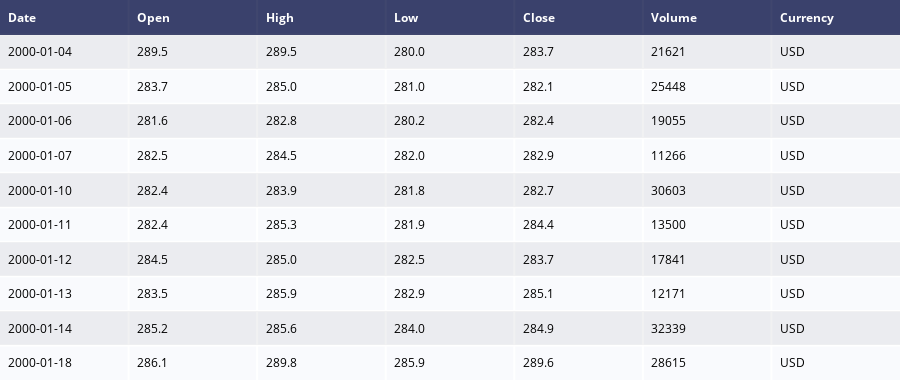

Notebook cell for this chart:
### Code cell
#Importing data
df = pd.read_csv("../data/gold.csv")
fig = figfac.create_table(df.head(n = 10))
fig.show()

### Figure 1 — Plotly figure (JSON) as saved in the notebook; plotly's stock layout.template omitted (floating-point values rounded to 4 significant figures)
{"data": [{"colorscale": [[0, "#00083e"], [0.5, "#ededee"], [1, "#ffffff"]], "hoverinfo": "none", "opacity": 0.75, "showscale": false, "type": "heatmap", "z": [[0, 0, 0, 0, 0, 0, 0], [0.5, 0.5, 0.5, 0.5, 0.5, 0.5, 0.5], [1, 1, 1, 1, 1, 1, 1], [0.5, 0.5, 0.5, 0.5, 0.5, 0.5, 0.5], [1, 1, 1, 1, 1, 1, 1], [0.5, 0.5, 0.5, 0.5, 0.5, 0.5, 0.5], [1, 1, 1, 1, 1, 1, 1], [0.5, 0.5, 0.5, 0.5, 0.5, 0.5, 0.5], [1, 1, 1, 1, 1, 1, 1], [0.5, 0.5, 0.5, 0.5, 0.5, 0.5, 0.5], [1, 1, 1, 1, 1, 1, 1]]}], "layout": {"annotations": [{"align": "left", "font": {"color": "#ffffff"}, "showarrow": false, "text": "<b>Date</b>", "x": -0.45, "xanchor": "left", "xref": "x", "y": 0, "yref": "y"}, {"align": "left", "font": {"color": "#ffffff"}, "showarrow": false, "text": "<b>Open</b>", "x": 0.55, "xanchor": "left", "xref": "x", "y": 0, "yref": "y"}, {"align": "left", "font": {"color": "#ffffff"}, "showarrow": false, "text": "<b>High</b>", "x": 1.55, "xanchor": "left", "xref": "x", "y": 0, "yref": "y"}, {"align": "left", "font": {"color": "#ffffff"}, "showarrow": false, "text": "<b>Low</b>", "x": 2.55, "xanchor": "left", "xref": "x", "y": 0, "yref": "y"}, {"align": "left", "font": {"color": "#ffffff"}, "showarrow": false, "text": "<b>Close</b>", "x": 3.55, "xanchor": "left", "xref": "x", "y": 0, "yref": "y"}, {"align": "left", "font": {"color": "#ffffff"}, "showarrow": false, "text": "<b>Volume</b>", "x": 4.55, "xanchor": "left", "xref": "x", "y": 0, "yref": "y"}, {"align": "left", "font": {"color": "#ffffff"}, "showarrow": false, "text": "<b>Currency</b>", "x": 5.55, "xanchor": "left", "xref": "x", "y": 0, "yref": "y"}, {"align": "left", "font": {"color": "#000000"}, "showarrow": false, "text": "2000-01-04", "x": -0.45, "xanchor": "left", "xref": "x", "y": 1, "yref": "y"}, {"align": "left", "font": {"color": "#000000"}, "showarrow": false, "text": "289.5", "x": 0.55, "xanchor": "left", "xref": "x", "y": 1, "yref": "y"}, {"align": "left", "font": {"color": "#000000"}, "showarrow": false, "text": "289.5", "x": 1.55, "xanchor": "left", "xref": "x", "y": 1, "yref": "y"}, {"align": "left", "font": {"color": "#000000"}, "showarrow": false, "text": "280.0", "x": 2.55, "xanchor": "left", "xref": "x", "y": 1, "yref": "y"}, {"align": "left", "font": {"color": "#000000"}, "showarrow": false, "text": "283.7", "x": 3.55, "xanchor": "left", "xref": "x", "y": 1, "yref": "y"}, {"align": "left", "font": {"color": "#000000"}, "showarrow": false, "text": "21621", "x": 4.55, "xanchor": "left", "xref": "x", "y": 1, "yref": "y"}, {"align": "left", "font": {"color": "#000000"}, "showarrow": false, "text": "USD", "x": 5.55, "xanchor": "left", "xref": "x", "y": 1, "yref": "y"}, {"align": "left", "font": {"color": "#000000"}, "showarrow": false, "text": "2000-01-05", "x": -0.45, "xanchor": "left", "xref": "x", "y": 2, "yref": "y"}, {"align": "left", "font": {"color": "#000000"}, "showarrow": false, "text": "283.7", "x": 0.55, "xanchor": "left", "xref": "x", "y": 2, "yref": "y"}, {"align": "left", "font": {"color": "#000000"}, "showarrow": false, "text": "285.0", "x": 1.55, "xanchor": "left", "xref": "x", "y": 2, "yref": "y"}, {"align": "left", "font": {"color": "#000000"}, "showarrow": false, "text": "281.0", "x": 2.55, "xanchor": "left", "xref": "x", "y": 2, "yref": "y"}, {"align": "left", "font": {"color": "#000000"}, "showarrow": false, "text": "282.1", "x": 3.55, "xanchor": "left", "xref": "x", "y": 2, "yref": "y"}, {"align": "left", "font": {"color": "#000000"}, "showarrow": false, "text": "25448", "x": 4.55, "xanchor": "left", "xref": "x", "y": 2, "yref": "y"}, {"align": "left", "font": {"color": "#000000"}, "showarrow": false, "text": "USD", "x": 5.55, "xanchor": "left", "xref": "x", "y": 2, "yref": "y"}, {"align": "left", "font": {"color": "#000000"}, "showarrow": false, "text": "2000-01-06", "x": -0.45, "xanchor": "left", "xref": "x", "y": 3, "yref": "y"}, {"align": "left", "font": {"color": "#000000"}, "showarrow": false, "text": "281.6", "x": 0.55, "xanchor": "left", "xref": "x", "y": 3, "yref": "y"}, {"align": "left", "font": {"color": "#000000"}, "showarrow": false, "text": "282.8", "x": 1.55, "xanchor": "left", "xref": "x", "y": 3, "yref": "y"}, {"align": "left", "font": {"color": "#000000"}, "showarrow": false, "text": "280.2", "x": 2.55, "xanchor": "left", "xref": "x", "y": 3, "yref": "y"}, {"align": "left", "font": {"color": "#000000"}, "showarrow": false, "text": "282.4", "x": 3.55, "xanchor": "left", "xref": "x", "y": 3, "yref": "y"}, {"align": "left", "font": {"color": "#000000"}, "showarrow": false, "text": "19055", "x": 4.55, "xanchor": "left", "xref": "x", "y": 3, "yref": "y"}, {"align": "left", "font": {"color": "#000000"}, "showarrow": false, "text": "USD", "x": 5.55, "xanchor": "left", "xref": "x", "y": 3, "yref": "y"}, {"align": "left", "font": {"color": "#000000"}, "showarrow": false, "text": "2000-01-07", "x": -0.45, "xanchor": "left", "xref": "x", "y": 4, "yref": "y"}, {"align": "left", "font": {"color": "#000000"}, "showarrow": false, "text": "282.5", "x": 0.55, "xanchor": "left", "xref": "x", "y": 4, "yref": "y"}, {"align": "left", "font": {"color": "#000000"}, "showarrow": false, "text": "284.5", "x": 1.55, "xanchor": "left", "xref": "x", "y": 4, "yref": "y"}, {"align": "left", "font": {"color": "#000000"}, "showarrow": false, "text": "282.0", "x": 2.55, "xanchor": "left", "xref": "x", "y": 4, "yref": "y"}, {"align": "left", "font": {"color": "#000000"}, "showarrow": false, "text": "282.9", "x": 3.55, "xanchor": "left", "xref": "x", "y": 4, "yref": "y"}, {"align": "left", "font": {"color": "#000000"}, "showarrow": false, "text": "11266", "x": 4.55, "xanchor": "left", "xref": "x", "y": 4, "yref": "y"}, {"align": "left", "font": {"color": "#000000"}, "showarrow": false, "text": "USD", "x": 5.55, "xanchor": "left", "xref": "x", "y": 4, "yref": "y"}, {"align": "left", "font": {"color": "#000000"}, "showarrow": false, "text": "2000-01-10", "x": -0.45, "xanchor": "left", "xref": "x", "y": 5, "yref": "y"}, {"align": "left", "font": {"color": "#000000"}, "showarrow": false, "text": "282.4", "x": 0.55, "xanchor": "left", "xref": "x", "y": 5, "yref": "y"}, {"align": "left", "font": {"color": "#000000"}, "showarrow": false, "text": "283.9", "x": 1.55, "xanchor": "left", "xref": "x", "y": 5, "yref": "y"}, {"align": "left", "font": {"color": "#000000"}, "showarrow": false, "text": "281.8", "x": 2.55, "xanchor": "left", "xref": "x", "y": 5, "yref": "y"}, {"align": "left", "font": {"color": "#000000"}, "showarrow": false, "text": "282.7", "x": 3.55, "xanchor": "left", "xref": "x", "y": 5, "yref": "y"}, {"align": "left", "font": {"color": "#000000"}, "showarrow": false, "text": "30603", "x": 4.55, "xanchor": "left", "xref": "x", "y": 5, "yref": "y"}, {"align": "left", "font": {"color": "#000000"}, "showarrow": false, "text": "USD", "x": 5.55, "xanchor": "left", "xref": "x", "y": 5, "yref": "y"}, {"align": "left", "font": {"color": "#000000"}, "showarrow": false, "text": "2000-01-11", "x": -0.45, "xanchor": "left", "xref": "x", "y": 6, "yref": "y"}, {"align": "left", "font": {"color": "#000000"}, "showarrow": false, "text": "282.4", "x": 0.55, "xanchor": "left", "xref": "x", "y": 6, "yref": "y"}, {"align": "left", "font": {"color": "#000000"}, "showarrow": false, "text": "285.3", "x": 1.55, "xanchor": "left", "xref": "x", "y": 6, "yref": "y"}, {"align": "left", "font": {"color": "#000000"}, "showarrow": false, "text": "281.9", "x": 2.55, "xanchor": "left", "xref": "x", "y": 6, "yref": "y"}, {"align": "left", "font": {"color": "#000000"}, "showarrow": false, "text": "284.4", "x": 3.55, "xanchor": "left", "xref": "x", "y": 6, "yref": "y"}, {"align": "left", "font": {"color": "#000000"}, "showarrow": false, "text": "13500", "x": 4.55, "xanchor": "left", "xref": "x", "y": 6, "yref": "y"}, {"align": "left", "font": {"color": "#000000"}, "showarrow": false, "text": "USD", "x": 5.55, "xanchor": "left", "xref": "x", "y": 6, "yref": "y"}, {"align": "left", "font": {"color": "#000000"}, "showarrow": false, "text": "2000-01-12", "x": -0.45, "xanchor": "left", "xref": "x", "y": 7, "yref": "y"}, {"align": "left", "font": {"color": "#000000"}, "showarrow": false, "text": "284.5", "x": 0.55, "xanchor": "left", "xref": "x", "y": 7, "yref": "y"}, {"align": "left", "font": {"color": "#000000"}, "showarrow": false, "text": "285.0", "x": 1.55, "xanchor": "left", "xref": "x", "y": 7, "yref": "y"}, {"align": "left", "font": {"color": "#000000"}, "showarrow": false, "text": "282.5", "x": 2.55, "xanchor": "left", "xref": "x", "y": 7, "yref": "y"}, {"align": "left", "font": {"color": "#000000"}, "showarrow": false, "text": "283.7", "x": 3.55, "xanchor": "left", "xref": "x", "y": 7, "yref": "y"}, {"align": "left", "font": {"color": "#000000"}, "showarrow": false, "text": "17841", "x": 4.55, "xanchor": "left", "xref": "x", "y": 7, "yref": "y"}, {"align": "left", "font": {"color": "#000000"}, "showarrow": false, "text": "USD", "x": 5.55, "xanchor": "left", "xref": "x", "y": 7, "yref": "y"}, {"align": "left", "font": {"color": "#000000"}, "showarrow": false, "text": "2000-01-13", "x": -0.45, "xanchor": "left", "xref": "x", "y": 8, "yref": "y"}, {"align": "left", "font": {"color": "#000000"}, "showarrow": false, "text": "283.5", "x": 0.55, "xanchor": "left", "xref": "x", "y": 8, "yref": "y"}, {"align": "left", "font": {"color": "#000000"}, "showarrow": false, "text": "285.9", "x": 1.55, "xanchor": "left", "xref": "x", "y": 8, "yref": "y"}, {"align": "left", "font": {"color": "#000000"}, "showarrow": false, "text": "282.9", "x": 2.55, "xanchor": "left", "xref": "x", "y": 8, "yref": "y"}, {"align": "left", "font": {"color": "#000000"}, "showarrow": false, "text": "285.1", "x": 3.55, "xanchor": "left", "xref": "x", "y": 8, "yref": "y"}, {"align": "left", "font": {"color": "#000000"}, "showarrow": false, "text": "12171", "x": 4.55, "xanchor": "left", "xref": "x", "y": 8, "yref": "y"}, {"align": "left", "font": {"color": "#000000"}, "showarrow": false, "text": "USD", "x": 5.55, "xanchor": "left", "xref": "x", "y": 8, "yref": "y"}, {"align": "left", "font": {"color": "#000000"}, "showarrow": false, "text": "2000-01-14", "x": -0.45, "xanchor": "left", "xref": "x", "y": 9, "yref": "y"}, {"align": "left", "font": {"color": "#000000"}, "showarrow": false, "text": "285.2", "x": 0.55, "xanchor": "left", "xref": "x", "y": 9, "yref": "y"}, {"align": "left", "font": {"color": "#000000"}, "showarrow": false, "text": "285.6", "x": 1.55, "xanchor": "left", "xref": "x", "y": 9, "yref": "y"}, {"align": "left", "font": {"color": "#000000"}, "showarrow": false, "text": "284.0", "x": 2.55, "xanchor": "left", "xref": "x", "y": 9, "yref": "y"}, {"align": "left", "font": {"color": "#000000"}, "showarrow": false, "text": "284.9", "x": 3.55, "xanchor": "left", "xref": "x", "y": 9, "yref": "y"}, {"align": "left", "font": {"color": "#000000"}, "showarrow": false, "text": "32339", "x": 4.55, "xanchor": "left", "xref": "x", "y": 9, "yref": "y"}, {"align": "left", "font": {"color": "#000000"}, "showarrow": false, "text": "USD", "x": 5.55, "xanchor": "left", "xref": "x", "y": 9, "yref": "y"}, {"align": "left", "font": {"color": "#000000"}, "showarrow": false, "text": "2000-01-18", "x": -0.45, "xanchor": "left", "xref": "x", "y": 10, "yref": "y"}, {"align": "left", "font": {"color": "#000000"}, "showarrow": false, "text": "286.1", "x": 0.55, "xanchor": "left", "xref": "x", "y": 10, "yref": "y"}, {"align": "left", "font": {"color": "#000000"}, "showarrow": false, "text": "289.8", "x": 1.55, "xanchor": "left", "xref": "x", "y": 10, "yref": "y"}, {"align": "left", "font": {"color": "#000000"}, "showarrow": false, "text": "285.9", "x": 2.55, "xanchor": "left", "xref": "x", "y": 10, "yref": "y"}, {"align": "left", "font": {"color": "#000000"}, "showarrow": false, "text": "289.6", "x": 3.55, "xanchor": "left", "xref": "x", "y": 10, "yref": "y"}, {"align": "left", "font": {"color": "#000000"}, "showarrow": false, "text": "28615", "x": 4.55, "xanchor": "left", "xref": "x", "y": 10, "yref": "y"}, {"align": "left", "font": {"color": "#000000"}, "showarrow": false, "text": "USD", "x": 5.55, "xanchor": "left", "xref": "x", "y": 10, "yref": "y"}], "height": 380, "margin": {"b": 0, "l": 0, "r": 0, "t": 0}, "xaxis": {"dtick": 1, "gridwidth": 2, "showticklabels": false, "tick0": -0.5, "ticks": "", "zeroline": false}, "yaxis": {"autorange": "reversed", "dtick": 1, "gridwidth": 2, "showticklabels": false, "tick0": 0.5, "ticks": "", "zeroline": false}}}
